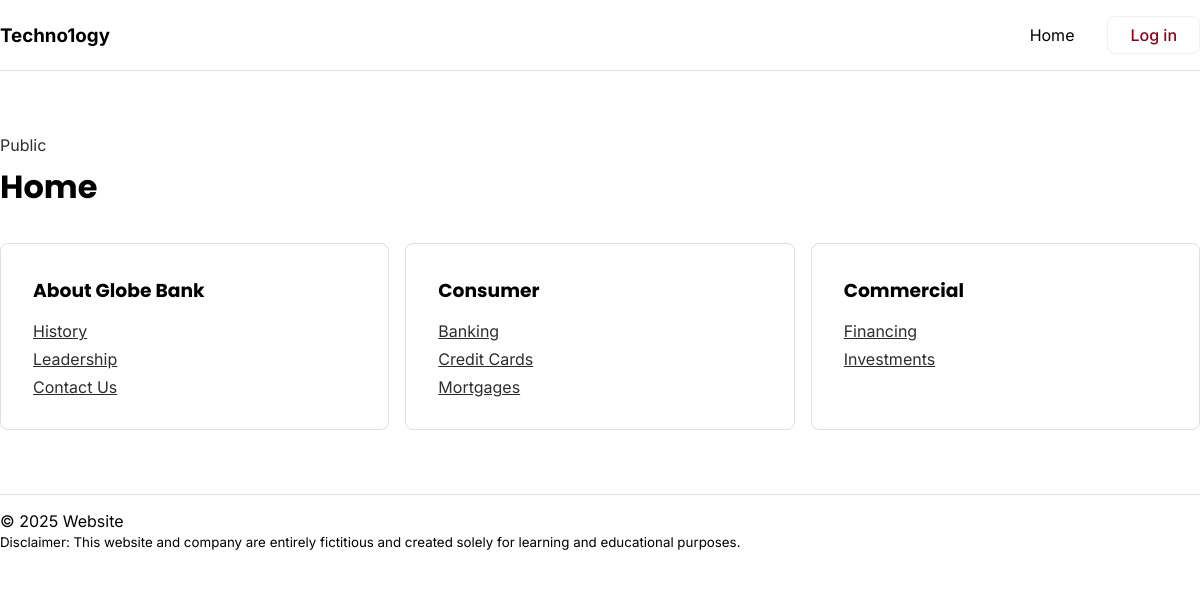
The app's page /, older data.
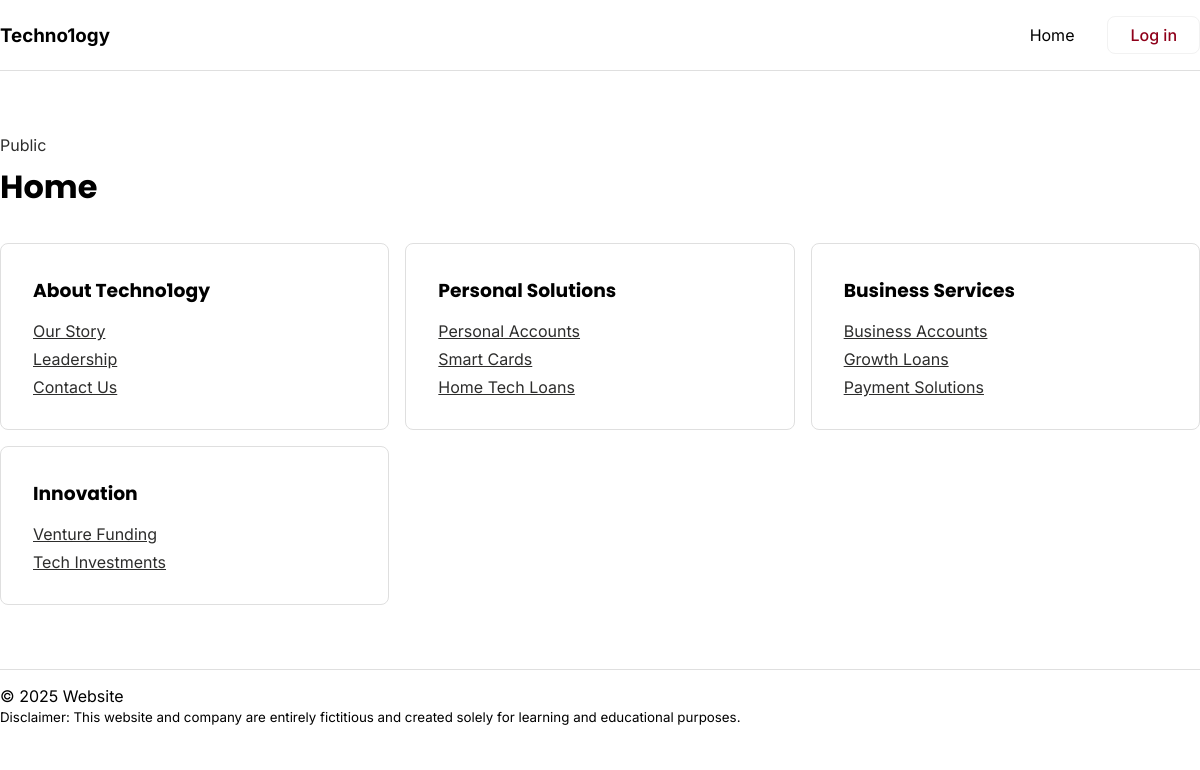
The same page, newer data.
### tables this page shows
CREATE TABLE `subjects` (
  `id` int(11) NOT NULL,
  `menu_name` varchar(255) DEFAULT NULL,
  `position` int(3) DEFAULT NULL,
  `visible` tinyint(1) DEFAULT NULL
);

CREATE TABLE `pages` (
  `id` int(11) NOT NULL,
  `subject_id` int(11) DEFAULT NULL,
  `menu_name` varchar(255) DEFAULT NULL,
  `position` int(3) DEFAULT NULL,
  `visible` tinyint(1) DEFAULT NULL,
  `content` text DEFAULT NULL
);

### private/query_functions.php (called while the page is built, shortened)
<?php
function find_all_subjects($options=[]) {
    global $db;
    $visible = $options['visible'] ?? false;
    $sql = "SELECT * FROM SUBJECTS ";
    if ($visible) {
        $sql .= " WHERE visible = true ";
    }
    $sql .= "ORDER BY position ASC";
    $result = mysqli_query($db, $sql);
    return $result;
}
function find_pages_by_subject_id($subject_id, $options=[]) {
    global $db;
    $visible = $options['visible'] ?? false;
    $sql = "SELECT * FROM pages ";
    $sql .= "WHERE subject_id='" . db_escape($db, $subject_id) . "' ";
    if ($visible) {
        $sql .= "AND visible = true ";
    }
    $sql .= "ORDER BY position ASC";
    $result = mysqli_query($db, $sql);
    return $result;
}
?>

### private/functions.php (called while the page is built, shortened)
<?php
function url_for($script_path) {
    if($script_path[0] != '/') {
        $script_path = "/" . $script_path;
    }
    return WWW_ROOT . $script_path;
}
function u($string="") {
    return urlencode($string);
}
function h($string="") {
    return htmlspecialchars($string);
}
?>

### private/database.php (called while the page is built, shortened)
<?php
function db_escape($connection, $string) {
    return mysqli_real_escape_string($connection, $string);
}
?>

### private/validation_functions.php (called while the page is built, shortened)
<?php
function has_empty_page_set($subject_id) {
	global $db;
	$sql = "SELECT * FROM pages ";
	$sql .= "WHERE subject_id='" . db_escape($db, $subject_id) . "' ";
	$page_set = mysqli_query($db, $sql);
	$page_count = mysqli_num_rows($page_set);
	return $page_count === 0;
}
?>

### private/shared/static_homepage.php (the view, shortened to what this page needs)
<?php
$subject_set = find_all_subjects(['visible' => true]);
?>
<div class="bread_crumb">
    <p>Public</p>
</div>
<h1>Home</h1>
<div class="section_sitemap">
    <?php while($subject = mysqli_fetch_assoc($subject_set)) { ?>
        <div class="subject_sitemap">
            <h3><?php echo h($subject['menu_name']); ?></h3>
            <?php $page_set = find_pages_by_subject_id($subject['id'], ['visible' => true]); ?>
            <?php if(!has_empty_page_set($subject['id'])) {  ?>
                <div class="page_sitemap">
                    <?php while($page = mysqli_fetch_assoc($page_set)) { ?>
                        <a href="<?php echo url_for('index.php?id=' . h(u($page['id']))); ?>"><?php echo h($page['menu_name']); ?></a>
                    <?php }  ?>
                </div>
            <?php }  ?>
        </div>
    <?php }  ?>
</div>

Row changes from the older to the newer data that the page shows:
changed subjects: menu_name "About Globe Bank" → "About Techno1ogy"
changed pages: menu_name "History" → "Our Story"
changed subjects: menu_name "Consumer" → "Personal Solutions"
changed pages: menu_name "Banking" → "Personal Accounts"
changed pages: menu_name "Credit Cards" → "Smart Cards"
changed pages: menu_name "Mortgages" → "Home Tech Loans"
now on this page (row edited): subjects: menu_name "Business Services"
now on this page (row edited): pages: menu_name "Business Accounts", shown under "Business Services"
now on this page (row edited): pages: menu_name "Growth Loans", shown under "Business Services"
now on this page (row edited): pages: menu_name "Payment Solutions", shown under "Business Services"
changed subjects: menu_name "Commercial" → "Innovation"
changed pages: menu_name "Financing" → "Venture Funding"
changed pages: menu_name "Investments" → "Tech Investments"
